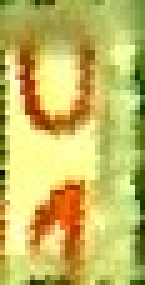
#> input picture ziffer_sortiert_vd_raw/0_dig0001_20211111-144932.jpg, 29 x 57 px (shown 5 times larger); its folder holds 4 pictures in this run
$ jupyter execute Image_Preparation.ipynb
#> lines starting #> are read from the running program, lines starting #| are printed output that depends on the picture
# Image preparation

The original image size is 55x90 pixels with a color depth of 3 (RGB).
The below code can be used to transform the images in an input directory (Input_dir) to the right size (20x32 pixels) into an output directory (Output_dir). Inside the directory the pictures are stored in subdirectories according their labeling (0 ... 9 + NaN).
Any other image converter can be used as well.

### Prerequisite
Installed OpenCV libary within python (opencv)

[cell 1]
import glob
import os
from PIL import Image

Input_dir = 'ziffer_sortiert_vd_raw'
Output_dir= 'ziffer_sortiert_vd_resize'

target_size_x = 20
target_size_y = 32

[cell 2]
files = glob.glob(Output_dir + '/*.jpg')
i = 0
for f in files:
    os.remove(f)
    i=i+1
print(str(i) + " files have been deleted.")

[cell 3]
files = glob.glob(Input_dir + '/*.jpg')
for aktfile in files:
    print(aktfile)
    test_image = Image.open(aktfile)
#> test_image is the input picture: PIL image 29x57 RGB; mean R, G, B 198.1, 187.1, 96.9
    test_image = test_image.resize((target_size_x, target_size_y), Image.NEAREST)
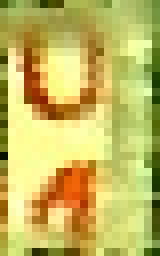
#> test_image: PIL image 20x32 RGB (shown 8 times larger); mean R, G, B 196.4, 185.2, 95.3
    base=os.path.basename(aktfile)
    save_name = Output_dir + '/' + base
    test_image.save(save_name, "JPEG")
#> pass 2 of the loop `for aktfile in files:`:
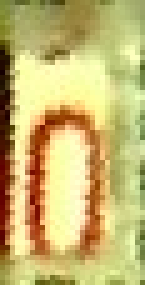
#> input picture ziffer_sortiert_vd_raw/0_dig0001_20211122-104955.jpg, 29 x 57 px (shown 5 times larger)
#> test_image is the input picture: PIL image 29x57 RGB; mean R, G, B 198.6, 181.7, 112.3
#> `test_image = test_image.resize((target_size_x, target_size_y), Image.N..`:
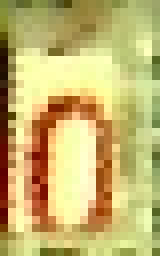
#> test_image: PIL image 20x32 RGB (shown 8 times larger); mean R, G, B 197.6, 180.4, 111.1
#> pass 3 of the loop `for aktfile in files:`:
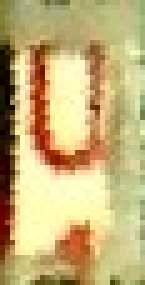
#> input picture ziffer_sortiert_vd_raw/0_dig0001_20211126-083920.jpg, 29 x 57 px (shown 5 times larger)
#> test_image is the input picture: PIL image 29x57 RGB; mean R, G, B 196.8, 175.7, 119.8
#> `test_image = test_image.resize((target_size_x, target_size_y), Image.N..`:
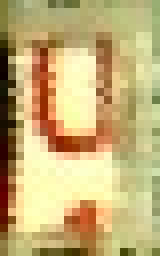
#> test_image: PIL image 20x32 RGB (shown 8 times larger); mean R, G, B 196.5, 175.1, 118.7
#> the loop made 4 passes; the first 3 are shown
